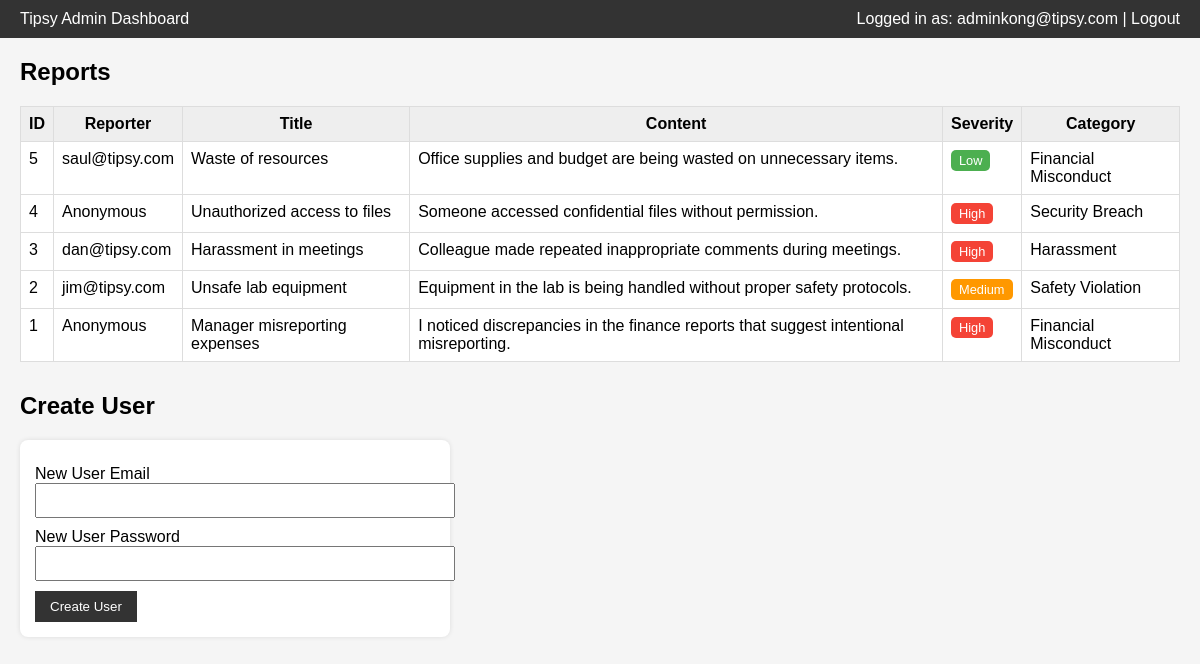
The page /Hackathon2/admin_dashboard.php (signed in) on the database its author committed.
### tables this page shows
CREATE TABLE report (
    report_id INT AUTO_INCREMENT PRIMARY KEY,
    user_id INT,                       
    title VARCHAR(255) NOT NULL,
    content TEXT NOT NULL,
    severity ENUM('Low','Medium','High') NOT NULL,              
    category VARCHAR(50),              
    FOREIGN KEY (user_id) REFERENCES user(user_id) ON DELETE SET NULL
);

CREATE TABLE user (
    user_id INT AUTO_INCREMENT PRIMARY KEY,
    user_email VARCHAR(100) NOT NULL UNIQUE,
    user_pass VARCHAR(255) NOT NULL    
);

### Hackathon2/admin_dashboard.php (the view, shortened to what this page needs)
<?php
require 'db.php';
$sql = "
    SELECT r.report_id, r.title, r.content, r.severity, r.category,
           r.user_id, u.user_email
    FROM report r
    LEFT JOIN user u ON r.user_id = u.user_id
    ORDER BY r.report_id DESC
";
$result = $conn->query($sql);
?>
<!DOCTYPE html>
<html>
<head>
</head>
<body>
<div class="topbar">
    <div>Tipsy Admin Dashboard</div>
    <div>
        Logged in as: <?= htmlspecialchars($_SESSION['admin_email']) ?> |
        <a href="logout.php" class="logout">Logout</a>
    </div>
</div>
<div class="container">
    <h2>Reports</h2>
    <table>
        <tr>
            <th>ID</th>
            <th>Reporter</th>
            <th>Title</th>
            <th>Content</th>
            <th>Severity</th>
            <th>Category</th>
        </tr>
        <?php while ($row = $result->fetch_assoc()): ?>
            <?php
                $sev = strtolower($row['severity'] ?? '');
                $sev_class = $sev === 'high' ? 'high' : ($sev === 'medium' ? 'medium' : 'low');
            ?>
            <tr>
                <td><?= $row['report_id'] ?></td>
                <td><?= $row['user_id'] ? htmlspecialchars($row['user_email']) : 'Anonymous' ?></td>
                <td><?= htmlspecialchars($row['title']) ?></td>
                <td><?= nl2br(htmlspecialchars($row['content'])) ?></td>
                <td>
                    <?php if ($row['severity']): ?>
                        <span class="badge <?= $sev_class ?>"><?= htmlspecialchars($row['severity']) ?></span>
                    <?php else: ?>
                        <span>-</span>
                    <?php endif; ?>
                </td>
                <td><?= htmlspecialchars($row['category'] ?? '-') ?></td>
            </tr>
        <?php endwhile; ?>
    </table>
    <h2>Create User</h2>
    <div class="panel">
        <form method="post" action="admin_dashboard.php">
            <label>New User Email</label>
            <input type="email" name="new_email" required>
            <label>New User Password</label>
            <input type="password" name="new_password" required>
            <button type="submit" name="create_user">Create User</button>
        </form>
    </div>
</div>
</body>
</html>

### Hackathon2/admin_dashboard.php (style rules this page uses)
body { font-family: Arial, sans-serif; background: #f5f5f5; margin: 0; }
.topbar { background: #333; color: white; padding: 10px 20px; display: flex; justify-content: space-between; }
.container { padding: 20px; }
h2 { margin-top: 0; }
table { border-collapse: collapse; width: 100%; background: #fff; margin-bottom: 30px; }
th, td { border: 1px solid #ddd; padding: 8px; vertical-align: top; }
th { background: #eee; }
.badge { display: inline-block; padding: 3px 8px; border-radius: 5px; font-size: 0.8em; color: #fff; }
.low { background: #4caf50; }
.medium { background: #ff9800; }
.high { background: #f44336; }
.panel { background: #fff; padding: 15px; border-radius: 8px; box-shadow: 0 0 5px rgba(0,0,0,0.10); max-width: 400px; }
label { display:block; margin-top:10px; }
input[type="email"], input[type="password"] { width: 100%; padding: 8px; }
button { margin-top: 10px; padding: 8px 15px; border: none; background: #333; color: white; cursor: pointer; }
a.logout { color: #fff; text-decoration: none; }

### rows shown on the page
report: report_id "5", user.user_email "saul@tipsy.com", title "Waste of resources", content "Office supplies and budget are being wasted on unnecessary items.", severity "Low", category "Financial Misconduct"
report: report_id "4", shows "Anonymous", title "Unauthorized access to files", content "Someone accessed confidential files without permission.", severity "High", category "Security Breach"
report: report_id "3", user.user_email "dan@tipsy.com", title "Harassment in meetings", content "Colleague made repeated inappropriate comments during meetings.", severity "High", category "Harassment"
report: report_id "2", user.user_email "jim@tipsy.com", title "Unsafe lab equipment", content "Equipment in the lab is being handled without proper safety protocols.", severity "Medium", category "Safety Violation"
report: report_id "1", shows "Anonymous", title "Manager misreporting expenses", content "I noticed discrepancies in the finance reports that suggest intentional misreporting.", severity "High", category "Financial Misconduct"

### other values the page prints
$_SESSION['admin_email'] "adminkong@tipsy.com"
